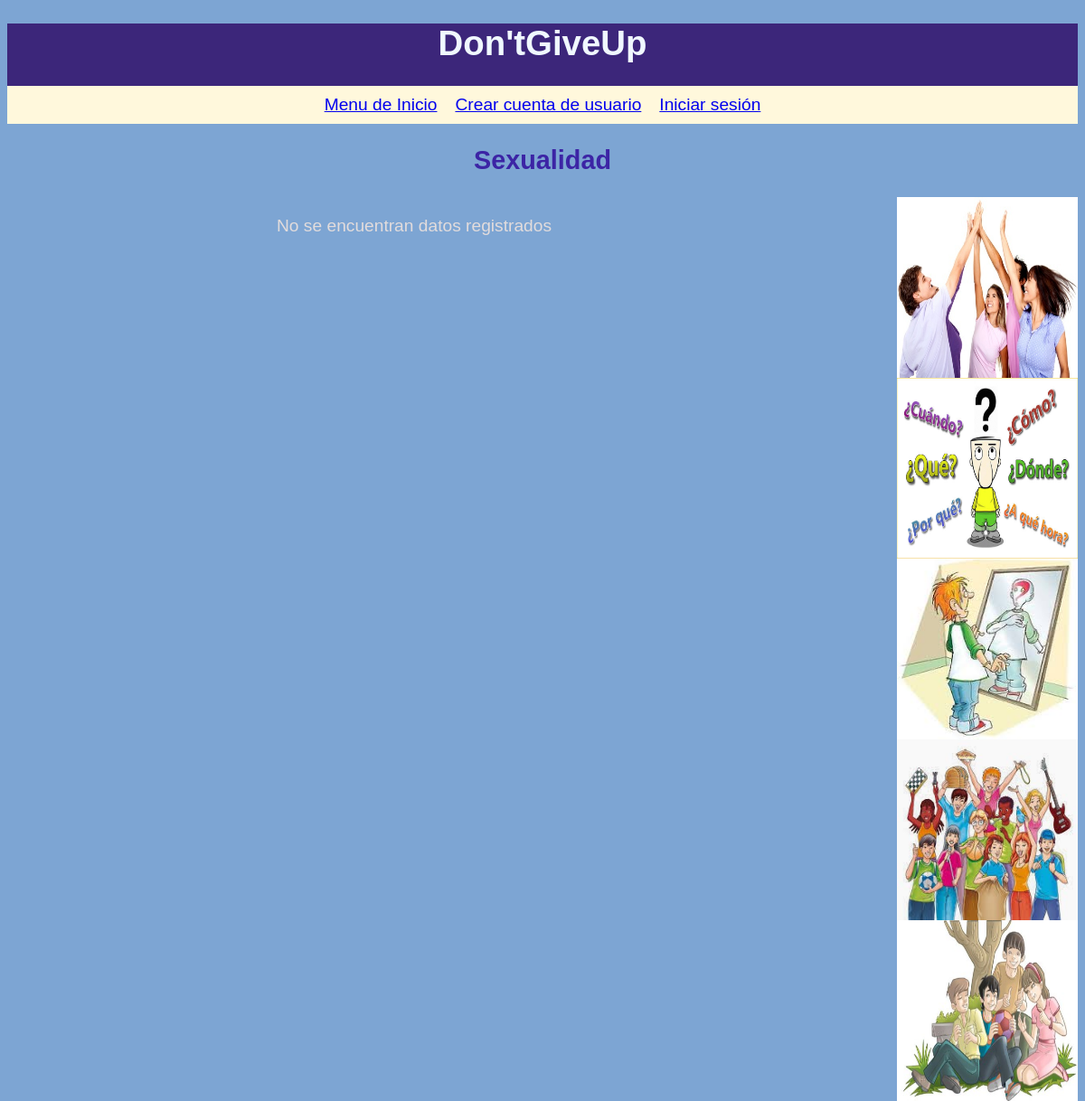
The page /Sexualidad.php on the database as committed earlier.
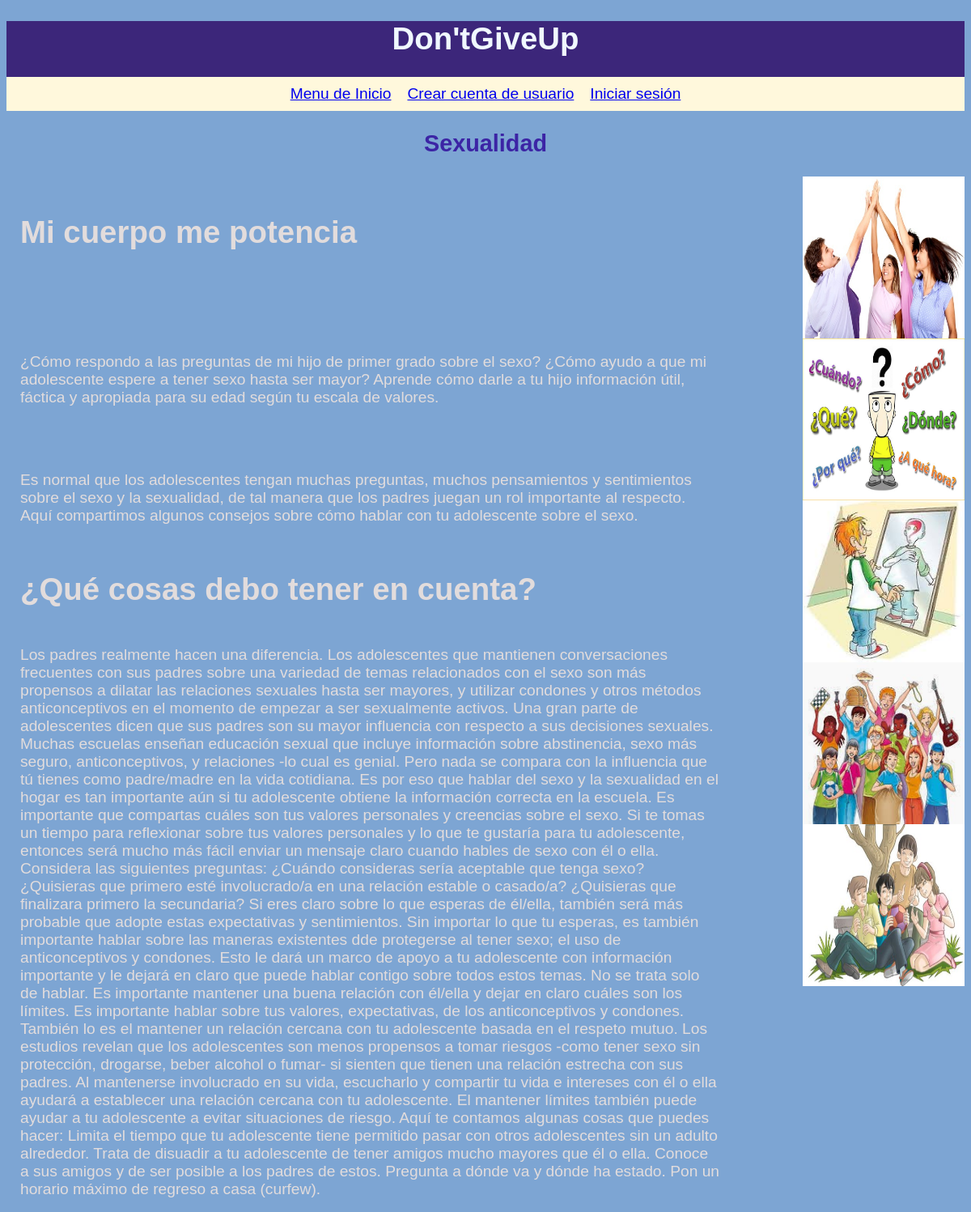
The same page on the database as committed later.
### tables this page shows
CREATE TABLE `sexualidad` (
  `id` int(11) NOT NULL,
  `titulo` varchar(500) NOT NULL,
  `contenido` text NOT NULL
);

### Sexualidad.php (the view, shortened to what this page needs)
<?php
include 'config.php';
$db = new PDO("mysql:host=$direccion;dbname=$bd;charset=utf8mb4", $usuario, $pass);
$stmt=$db ->query("SELECT * FROM sexualidad");
$guia =$stmt->fetchAll();
?>
<!DOCTYPE html>
<html lang="en">
<head>
    <link rel="stylesheet" href="style.css">
</head>
<body>
    <?php include 'cabecera.php' ?>
    <h2>Sexualidad</h2>
    <?php include 'ilustraciones.php' ?>
    <div id="tabla">
        <table>
            <tr>
                <th></th>
            </tr>
        <?php if(count($guia) == 0) { ?>
            <tr>
                <td colspan="5"
                style="text-align:center;">No se encuentran datos registrados</td>
            </tr>
        <?php } ?>
        <?php foreach($guia as $g) { ?>
        <tr>
            <td><h1><?php echo $g["titulo"] ?></h1><br>
                <?php echo $g["contenido"] ?></td>
            </tr>
        <?php } ?>
        </table>
    </div>
</body>
</html>

Rows that differ between the two databases and show on the page:
added sexualidad: titulo "Mi cuerpo me potencia"
added sexualidad: contenido "¿Cómo respondo a las preguntas de mi hijo de primer grado sobre el sexo? ¿Cómo ayudo a que mi adolescente espere a tener sexo hasta ser mayor? Aprende cómo darle a tu hijo información útil, fáctica y apropiada para su edad según tu escala de valores."
added sexualidad: contenido "Es normal que los adolescentes tengan muchas preguntas, muchos pensamientos y sentimientos sobre el sexo y la sexualidad, de tal manera que los padres juegan un rol importante al respecto. Aquí compartimos algunos consejos sobre cómo hablar con tu adolescente sobre el sexo."
added sexualidad: titulo "¿Qué cosas debo tener en cuenta?", contenido "Los padres realmente hacen una diferencia. Los adolescentes que mantienen conversaciones frecuentes con sus padres sobre una variedad de temas relacionados con el sexo son más propensos a dilatar las relaciones sexuales hasta ser mayores, y utilizar condones y otros métodos anticonceptivos en el momento de empezar a ser sexualmente activos. Una gran parte de adolescentes dicen que sus padres son su mayor influencia con respecto a sus decisiones sexuales. Muchas escuelas enseñan educación sexual que incluye información sobre abstinencia, sexo más seguro, anticonceptivos, y relaciones -lo cual es genial. Pero nada se compara con la influencia que tú tienes como padre/madre en la vida…"
Other text that changed with them:
text no longer shown: "No se encuentran datos registrados"
